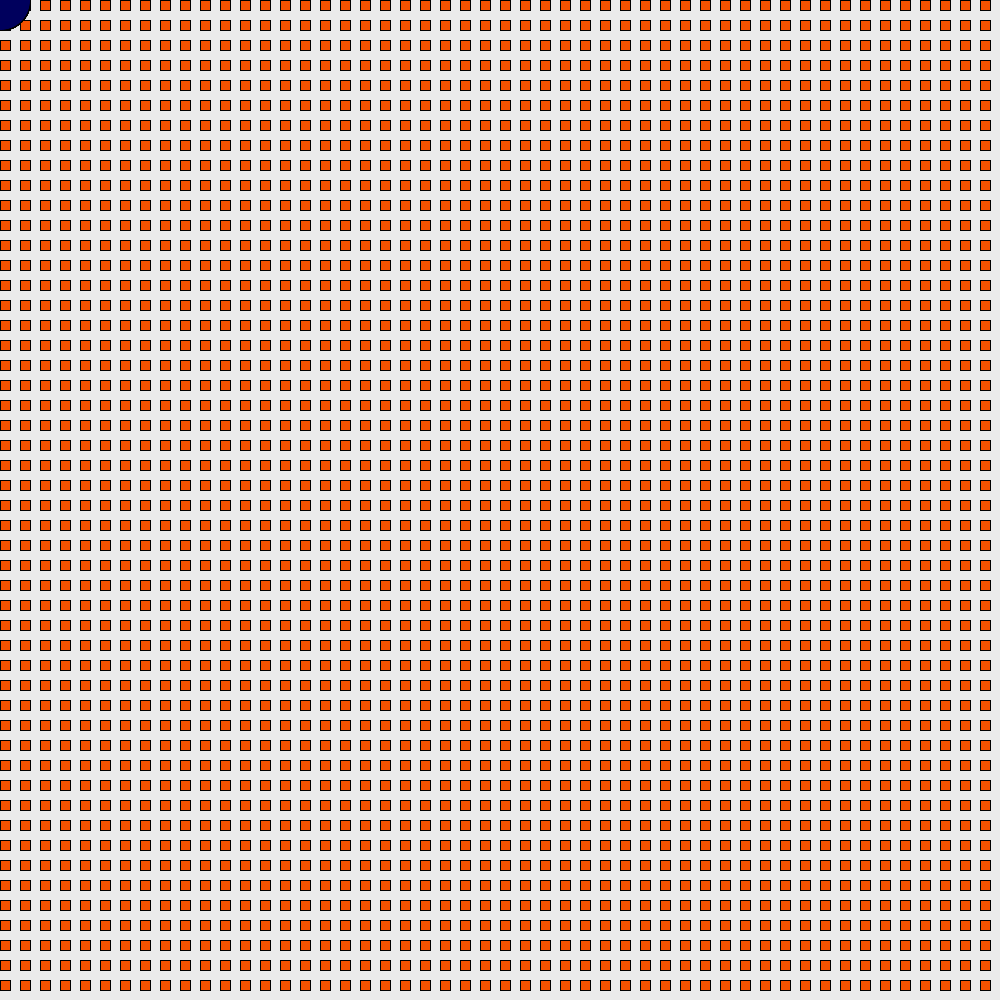
Frame 1 (no input)
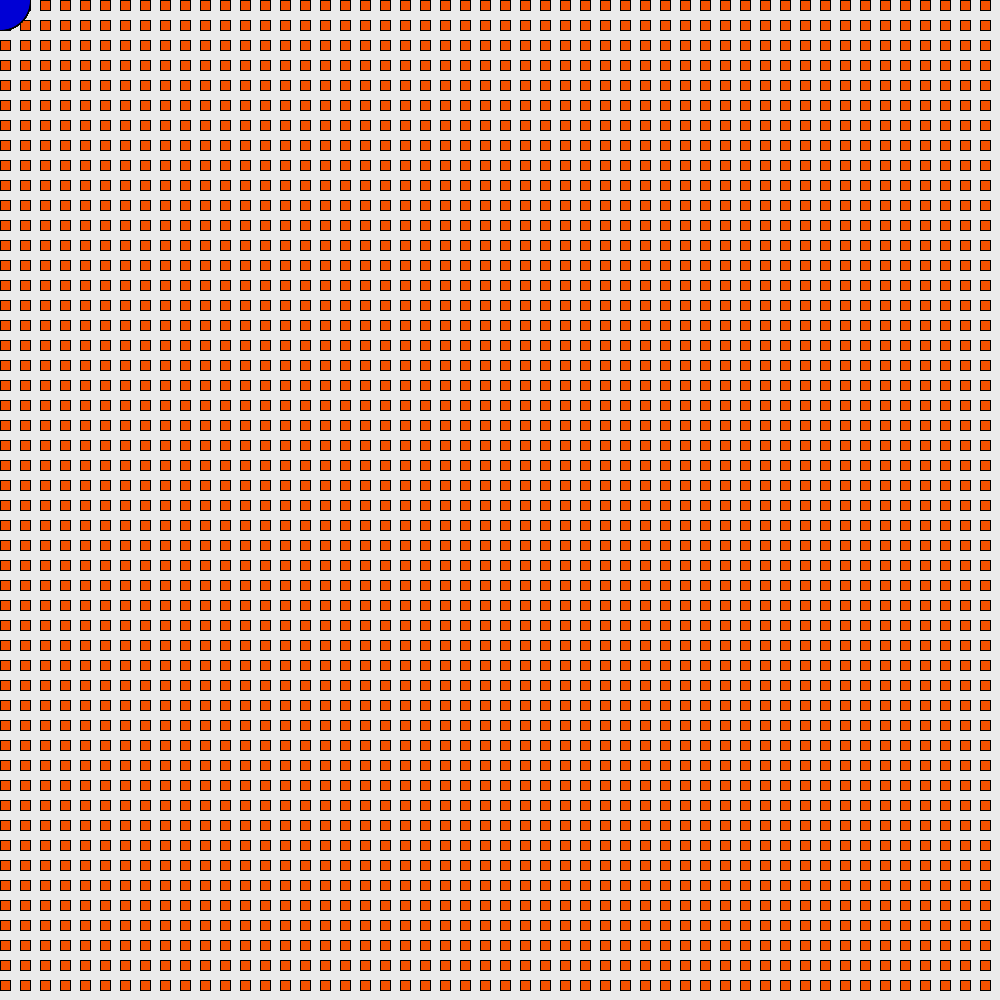
Frame 60 (the mouse pressed at the canvas centre just before this capture)
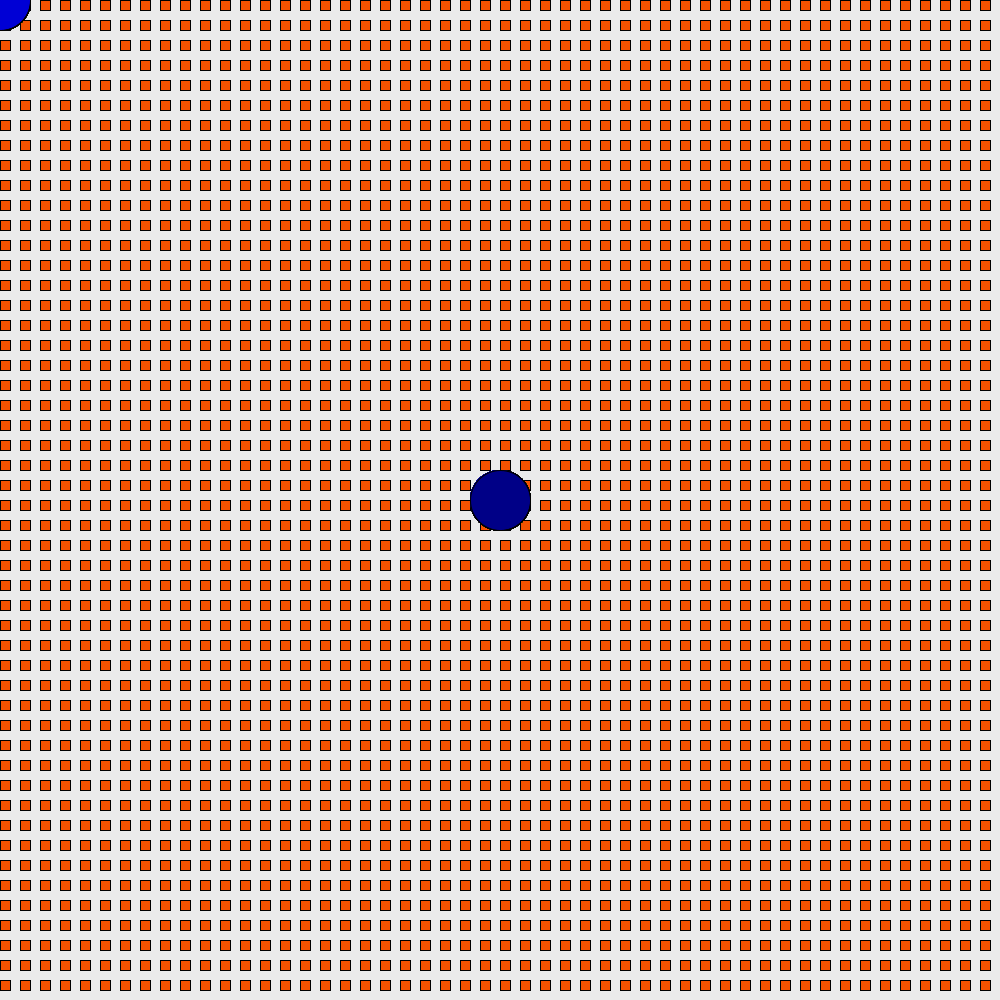
Frame 120 (the mouse held since frame 60 and released just before this capture)

The Processing sketch that drew these frames (run headless with seeded random() and noise(); from frame 60 on, the mouse is pressed at the canvas centre):

// Processing sketch: processing_112167
// ── processing_112167.pde

/*
Using two loops to draw a grid of shapes.
 
 This sketch references code available in "Form + Code."
 * Form+Code in Design, Art, and Architecture 
 * by Casey Reas, Chandler McWilliams, and LUST
 * Princeton Architectural Press, 2010
 * ISBN 9781568989372
 */

void setup() {
  size( 1000, 1000 );
  smooth();
  noFill();
  
  background( 235 );

  // draw a grid of overlapping circles
  // for every x-increment, draw a column of circles in the y-direction.
  // notice we don't have to use global variables for this because we are using an increment
  // of 20 to decide the x/y starting positions.   
  
  for (int x = 0; x <= width; x += 20) {
    for (int y = 0; y <= height; y+=20) {
      rect(x, y, 10, 10);
      fill(245, 82, 0);
    }
  } 

  
}

void draw() {
fill(random(0, 200), random(0, 250), random(0,100));
     
     
   for (int x = mouseX; x <= width; x += 40) {
    //for (int y = mouseY; y <= height; y+=40) 
      ellipse(mouseX, mouseY, 60, 60);
     //greens come in on right edge?
     //leave tracers flashing rather than solid fill?
     //how to erase if keyPressed?
    
         
     fill(random(0), random(0), random(90,255));
   }
   
   }
